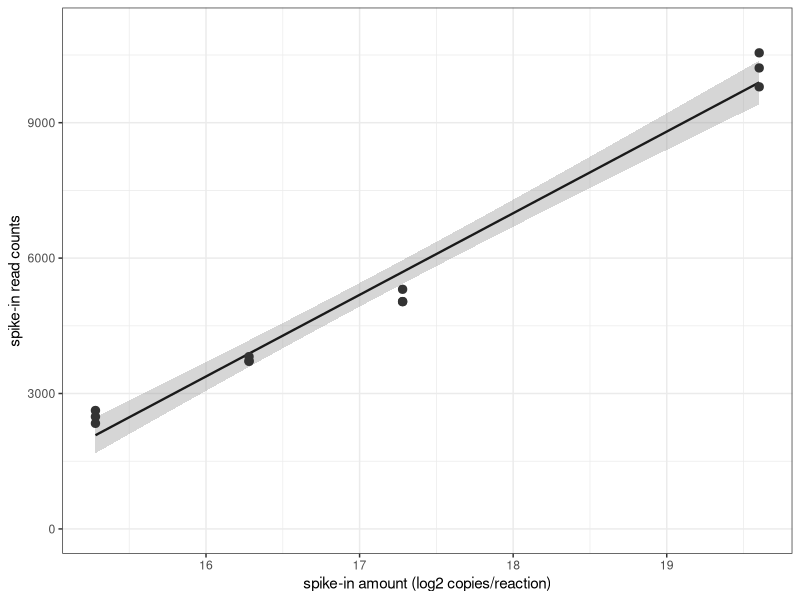
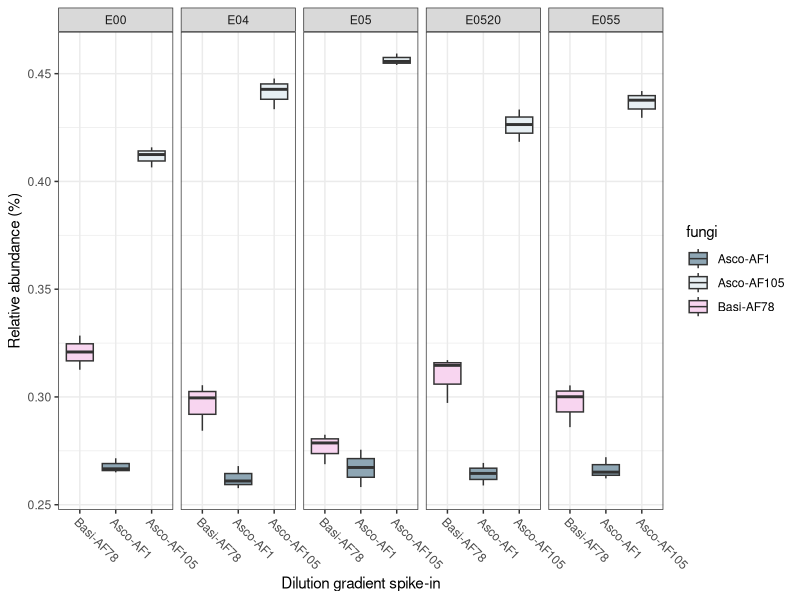
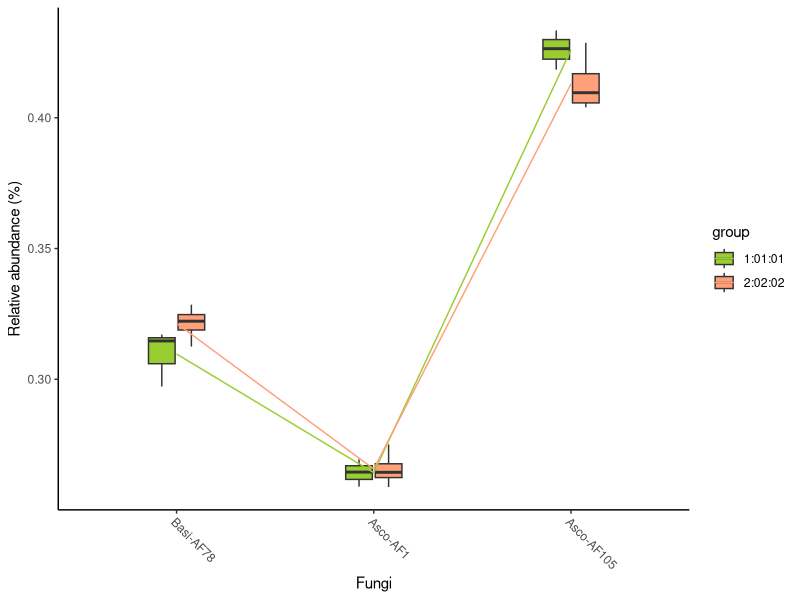
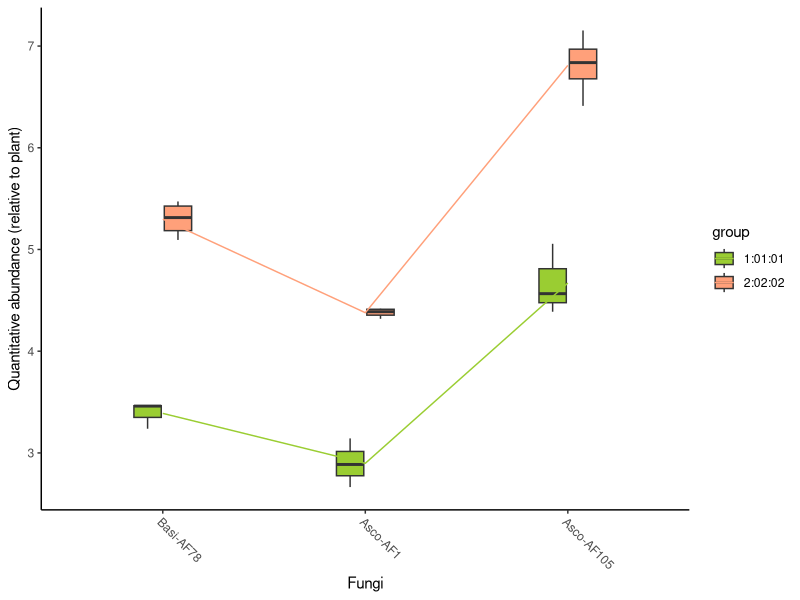
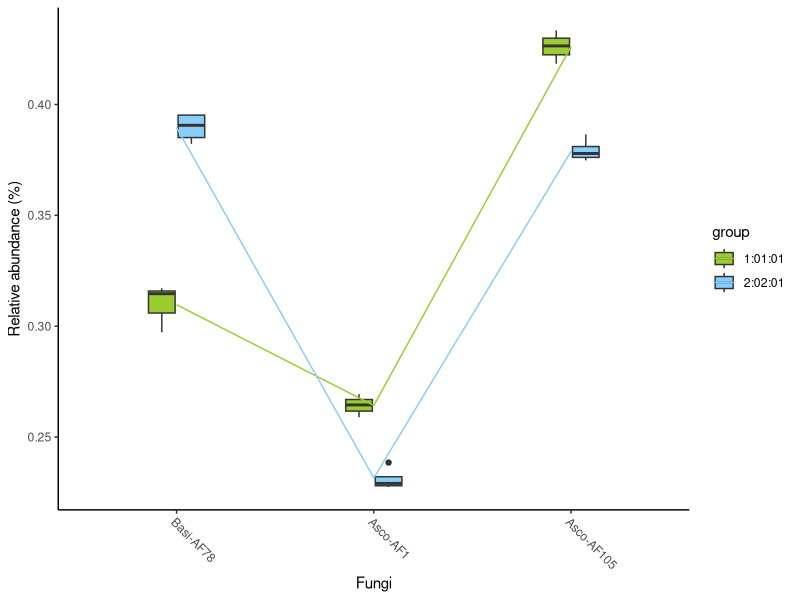
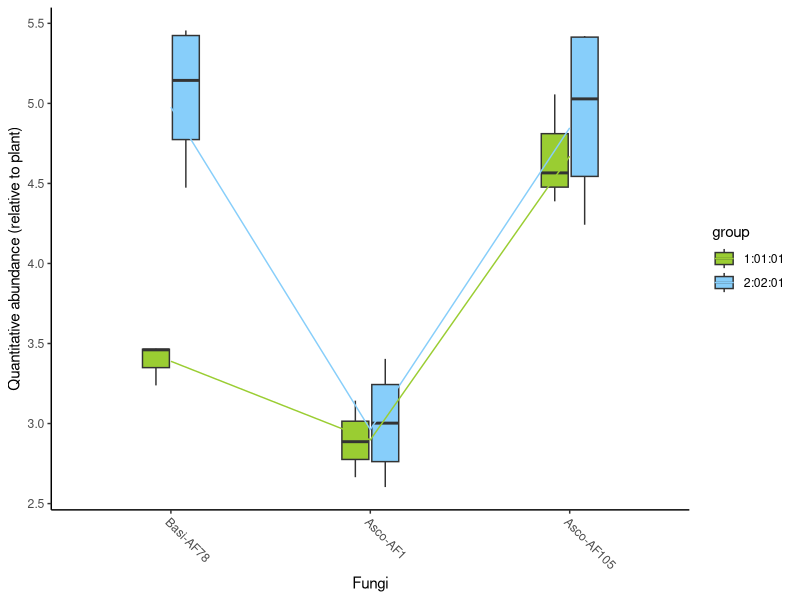
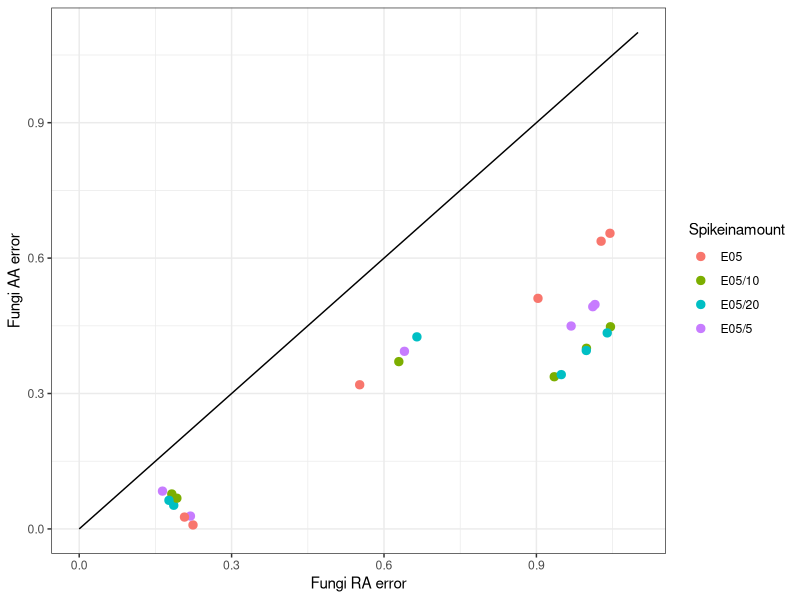

Here is the R script that generated these plots, in order:
## ---- chunk 1
rm(list=ls()) 

library(ggplot2)
library(ggpubr)
library(dplyr)
library(tidyr)
library(broom)
library(plyr)
library(scales)
library(pheatmap)
library("reshape2", quietly=T, warn.conflicts=F)
library(ggalluvial)
## ---- chunk 2

spike <- read.csv("data/Fig3a-glm-group1.csv", header = T)

mod1 <- glm(counts ~ log2, family = poisson(link = "log"), data = spike)

p1 <- ggplot(spike, aes(log2, counts))+
  geom_smooth(method = "glm", size = 0.8, colour = "grey10") +
  geom_point(size = 2.5, colour = "grey20") +
  theme_bw() +
  scale_y_continuous(limits = c(0, 11000)) +
  labs(x="spike-in amount (log2 copies/reaction)", y="spike-in read counts") 

p1
# 
# ggsave(paste("result/Fig3a-glm-group1.pdf", sep=""), p1, width = 6, height = 6)


cor.test(spike$log2,spike$counts,method="pearson")

lm.fit1 <- lm(spike$counts~ spike$log2)
coef(lm.fit1)

## ---- chunk 3
data1 <- read.csv("data/Fig3b-fun-nospike-group1.csv", header = T)


data1G <- gather(data1, key = replicate , value = count, `sample01`:`sample03`)


p1 <- ggplot(data1G, aes(fungi, count))+
  geom_boxplot(aes(fill = fungi), na.rm = TRUE) +
  facet_wrap(~spike, ncol = 5) +
  labs(x="Dilution gradient spike-in", y="Relative abundance (%)")+
  scale_fill_manual(values = c("#8ea6b4","#e7eff3", "#f8d5f0")) +
  scale_x_discrete(limits=c("Basi-AF78","Asco-AF1","Asco-AF105"))+
  theme_bw()+
  theme(axis.text.x = element_text(angle = -45, vjust = 1, hjust = 0)) 

p1

# ggsave(paste("result/Fig3b-fun-nospike-group1.pdf", sep=""), p1, width = 8, height = 5)

## ---- chunk 4
fun_ra <- read.csv("data/Fig3c-bar-ra.csv", header = T)
table_fun_ra_r <- gather(fun_ra,  key = sample , value = count, `sample01`:`sample04`)
table_fun_ra <- table_fun_ra_r
table_fun_ra$fungi <- factor(table_fun_ra_r$fungi)
table_fun_ra$group <- factor(table_fun_ra_r$group)
E0520_fun_ra <- filter(table_fun_ra, spike == "E0520")
group1_E0520_fun_ra <- filter(E0520_fun_ra , group == "1:01:01")
group2_E0520_fun_ra <- filter(E0520_fun_ra , group == "2:02:02")


fun_aa <- read.csv("data/Fig3d-bar-aa.csv", header = T)
table_fun_aa_r <- gather(fun_aa,  key = sample , value = count, `sample01`:`sample04`)
table_fun_aa <- table_fun_aa_r
table_fun_aa$fungi <- factor(table_fun_aa_r$fungi)
table_fun_aa$group <- factor(table_fun_aa_r$group)
E0520_fun_aa <- filter(table_fun_aa, spike == "E0520")
group1_E0520_fun_aa <- filter(E0520_fun_aa, group == "1:01:01")
group2_E0520_fun_aa <- filter(E0520_fun_aa, group == "2:02:02")

Fig3c_ra_g1g2 <- rbind(group1_E0520_fun_ra, group2_E0520_fun_ra)
Fig3d_aa_g1g2 <- rbind(group1_E0520_fun_aa, group2_E0520_fun_aa)

## ---- chunk 5
Fig3c <- ggplot(Fig3c_ra_g1g2) +
  geom_boxplot(aes(x = fungi, y = count, fill = group), width = 0.3, na.rm = TRUE) +
  scale_fill_manual(values=c("#9acd32","#ffa07a"))+
  geom_line(aes(x = fungi, y = mean, group = group, color = group), na.rm = TRUE) +
  labs(x="Fungi", y="Relative abundance (%)")  +
  scale_x_discrete(limits=c("Basi-AF78","Asco-AF1","Asco-AF105"))+
  scale_color_manual(values=c("#9acd32","#ffa07a"))+
  theme_classic() +
  theme(axis.text.x = element_text(angle = -45, vjust = 1, hjust = 0))
Fig3c
# ggsave(paste("result/Fig3c-ra-g1g2-boxplot.pdf", sep=""), Fig3c, width = 4, height = 6)



Fig3d <- ggplot(Fig3d_aa_g1g2) +
  geom_boxplot(aes(x = fungi, y = count, fill = group), width = 0.3, na.rm = TRUE) +
  scale_fill_manual(values=c("#9acd32","#ffa07a"))+
  geom_line(aes(x = fungi, y = mean, group = group, color = group), na.rm = TRUE) +
  labs(x="Fungi", y="Quantitative abundance (relative to plant)")  +
  scale_x_discrete(limits=c("Basi-AF78","Asco-AF1","Asco-AF105"))+
  scale_color_manual(values=c("#9acd32","#ffa07a"))+
  theme_classic() +
  theme(axis.text.x = element_text(angle = -45, vjust = 1, hjust = 0))
Fig3d
# ggsave(paste("result/Fig3d-aa-g1g2-boxplot.pdf", sep=""), Fig3d, width = 4, height = 6)

## ---- chunk 6
fun_ra <- read.csv("data/Fig3e-bar-ra.csv", header = T)
table_fun_ra_r <- gather(fun_ra,  key = sample , value = count, `sample01`:`sample04`)
table_fun_ra <- table_fun_ra_r
table_fun_ra$fungi <- factor(table_fun_ra_r$fungi)
table_fun_ra$group <- factor(table_fun_ra_r$group)
E0520_fun_ra <- filter(table_fun_ra, spike == "E0520")
group1_E0520_fun_ra <- filter(E0520_fun_ra , group == "1:01:01")
group3_E0520_fun_ra <- filter(E0520_fun_ra , group == "2:02:01")


fun_aa <- read.csv("data/Fig3f-bar-aa.csv", header = T)
table_fun_aa_r <- gather(fun_aa,  key = sample , value = count, `sample01`:`sample04`)
table_fun_aa <- table_fun_aa_r
table_fun_aa$fungi <- factor(table_fun_aa_r$fungi)
table_fun_aa$group <- factor(table_fun_aa_r$group)
E0520_fun_aa <- filter(table_fun_aa, spike == "E0520")
group1_E0520_fun_aa <- filter(E0520_fun_aa, group == "1:01:01")
group3_E0520_fun_aa <- filter(E0520_fun_aa, group == "2:02:01")

Fig3e_ra_g1g3 <- rbind(group1_E0520_fun_ra, group3_E0520_fun_ra)
Fig3f_aa_g1g3 <- rbind(group1_E0520_fun_aa, group3_E0520_fun_aa)

## ---- chunk 7
Fig3e <- ggplot(Fig3e_ra_g1g3) +
  geom_boxplot(aes(x = fungi, y = count, fill = group), width = 0.3, na.rm = TRUE) +
  scale_fill_manual(values=c("#9acd32","#87cefa"))+
  geom_line(aes(x = fungi, y = mean, group = group, color = group), na.rm = TRUE) +
  labs(x="Fungi", y="Relative abundance (%)")  +
  scale_x_discrete(limits=c("Basi-AF78","Asco-AF1","Asco-AF105"))+
  scale_color_manual(values=c("#9acd32","#87cefa"))+
  theme_classic() +
  theme(axis.text.x = element_text(angle = -45, vjust = 1, hjust = 0))
Fig3e

Fig3f <- ggplot(Fig3f_aa_g1g3) +
  geom_boxplot(aes(x = fungi, y = count, fill = group), width = 0.3, na.rm = TRUE) +
  scale_fill_manual(values=c("#9acd32","#87cefa"))+
  geom_line(aes(x = fungi, y = mean, group = group, color = group), na.rm = TRUE) +
  labs(x="Fungi", y="Quantitative abundance (relative to plant)")  +
  scale_x_discrete(limits=c("Basi-AF78","Asco-AF1","Asco-AF105"))+
  scale_color_manual(values=c("#9acd32","#87cefa"))+
  theme_classic() +
  theme(axis.text.x = element_text(angle = -45, vjust = 1, hjust = 0))
Fig3f

# ggsave(paste("result/Fig3e-ra-g1g3-boxplot.pdf", sep=""), Fig3e, width = 4, height = 6)
# ggsave(paste("result/Fig3f-aa-g1g3-boxplot.pdf", sep=""), Fig3f, width = 4, height = 6)

## ---- chunk 8
## fun ra_aa error

spike2 <- read.csv("data/Fig3g-error.csv", header = T)
x <- c(0, 1, 1.1)
y <- c(0, 1, 1.1)
df <- data.frame(x=x, y=y)

funplot <- ggplot(df, aes(x, y)) +
  geom_line() +
  geom_point(data = spike2, aes(x = error_RA, y = error_AA, color = Spikeinamount),size = 2.5, na.rm = TRUE) + 
  theme_bw() +  
  scale_x_continuous(limits = c(0, 1.1)) + 
  scale_y_continuous(limits = c(0, 1.1)) + 
  labs(x="Fungi RA error", y="Fungi AA error") 
funplot
# ggsave(paste("result/Fig3g-error.pdf", sep=""), funplot, width = 7, height = 6)

